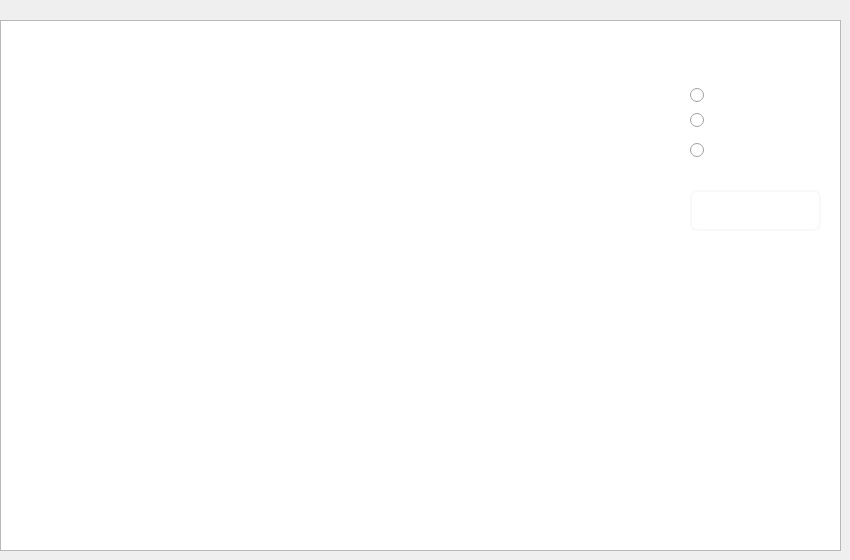
   <widget class="QWidget" name="tab_4">
    <attribute name="title">
     <string>Afficher Commandes</string>
    </attribute>
    <widget class="QTableView" name="view">
     <property name="geometry">
      <rect>
       <x>0</x>
       <y>20</y>
       <width>841</width>
       <height>531</height>
      </rect>
     </property>
     <property name="styleSheet">
      <string notr="true">QTableView
{
    alternate-background-color: #1F1F1F;
    gridline-color: white;
    color: white;

    font: 75 9pt &quot;MS Shell Dlg 2&quot;;
}
QTableView::item 
{
    color: white;
}

QTableView::item:focus
{
    color: gray;
    background: #0063cd;
}
QTableView::item:selected
{
    color: red;
    background: #0063cd;
}

QCheckBox::indicator:checked, QCheckBox::indicator:unchecked{
    color: #b1b1b1;
    background-color: #323232;
    border: 1px solid #b1b1b1;
    border-radius: 1px;
    width: 7px;
    height: 7px;
    margin: 0px 5px 0 5px;
}

    padding-left:10px;
    height:100px;
    width:180px;
    color: #5a5a5a;
    border-bottom :1px solid #f0f0f0;</string>
     </property>
    </widget>
    <widget class="QRadioButton" name="NUM">
     <property name="geometry">
      <rect>
       <x>690</x>
       <y>80</y>
       <width>91</width>
       <height>31</height>
      </rect>
     </property>
     <property name="styleSheet">
      <string notr="true">color: rgb(255, 255, 255);</string>
     </property>
     <property name="text">
      <string>NOM</string>
     </property>
    </widget>
    <widget class="QRadioButton" name="PAIMENT">
     <property name="geometry">
      <rect>
       <x>690</x>
       <y>110</y>
       <width>91</width>
       <height>21</height>
      </rect>
     </property>
     <property name="styleSheet">
      <string notr="true">color: rgb(255, 255, 255);</string>
     </property>
     <property name="text">
      <string>Prenom</string>
     </property>
    </widget>
    <widget class="QRadioButton" name="ID">
     <property name="geometry">
      <rect>
       <x>690</x>
       <y>140</y>
       <width>91</width>
       <height>21</height>
      </rect>
     </property>
     <property name="styleSheet">
      <string notr="true">color: rgb(255, 255, 255);</string>
     </property>
     <property name="text">
      <string>ID</string>
     </property>
    </widget>
    <widget class="QLabel" name="label_4">
     <property name="geometry">
      <rect>
       <x>680</x>
       <y>50</y>
       <width>151</width>
       <height>31</height>
      </rect>
     </property>
     <property name="palette">
      <palette>
       <active>
        <colorrole role="WindowText">
         <brush brushstyle="SolidPattern">
          <color alpha="255">
           <red>255</red>
           <green>255</green>
           <blue>255</blue>
          </color>
         </brush>
        </colorrole>
        <colorrole role="Button">
         <brush brushstyle="SolidPattern">
          <color alpha="0">
           <red>0</red>
           <green>0</green>
           <blue>0</blue>
          </color>
         </brush>
        </colorrole>
        <colorrole role="Light">
         <brush brushstyle="SolidPattern">
          <color alpha="0">
           <red>255</red>
           <green>255</green>
           <blue>255</blue>
          </color>
         </brush>
        </colorrole>
        <colorrole role="Midlight">
         <brush brushstyle="SolidPattern">
          <color alpha="0">
           <red>255</red>
           <green>255</green>
           <blue>255</blue>
          </color>
         </brush>
        </colorrole>
        <colorrole role="Dark">
         <brush brushstyle="SolidPattern">
          <color alpha="0">
           <red>127</red>
           <green>127</green>
           <blue>127</blue>
          </color>
         </brush>
        </colorrole>
        <colorrole role="Mid">
         <brush brushstyle="SolidPattern">
          <color alpha="0">
           <red>170</red>
           <green>170</green>
           <blue>170</blue>
          </color>
         </brush>
        </colorrole>
        <colorrole role="Text">
         <brush brushstyle="SolidPattern">
          <color alpha="255">
           <red>0</red>
           <green>0</green>
           <blue>0</blue>
          </color>
         </brush>
        </colorrole>
        <colorrole role="BrightText">
         <brush brushstyle="SolidPattern">
          <color alpha="255">
           <red>255</red>
           <green>255</green>
           <blue>255</blue>
          </color>
         </brush>
        </colorrole>
        <colorrole role="ButtonText">
         <brush brushstyle="SolidPattern">
          <color alpha="255">
           <red>0</red>
           <green>0</green>
           <blue>0</blue>
          </color>
         </brush>
        </colorrole>
        <colorrole role="Base">
         <brush brushstyle="SolidPattern">
          <color alpha="0">
           <red>0</red>
           <green>0</green>
           <blue>0</blue>
          </color>
         </brush>
        </colorrole>
        <colorrole role="Window">
         <brush brushstyle="SolidPattern">
          <color alpha="0">
           <red>0</red>
           <green>0</green>
           <blue>0</blue>
          </color>
         </brush>
        </colorrole>
        <colorrole role="Shadow">
         <brush brushstyle="SolidPattern">
          <color alpha="255">
           <red>0</red>
           <green>0</green>
           <blue>0</blue>
          </color>
         </brush>
        </colorrole>
        <colorrole role="AlternateBase">
         <brush brushstyle="SolidPattern">
          <color alpha="127">
           <red>255</red>
           <green>255</green>
           <blue>255</blue>
          </color>
         </brush>
        </colorrole>
        <colorrole role="ToolTipBase">
         <brush brushstyle="SolidPattern">
          <color alpha="255">
           <red>255</red>
           <green>255</green>
           <blue>220</blue>
          </color>
         </brush>
        </colorrole>
        <colorrole role="ToolTipText">
         <brush brushstyle="SolidPattern">
          <color alpha="255">
           <red>0</red>
           <green>0</green>
           <blue>0</blue>
          </color>
         </brush>
        </colorrole>
        <colorrole role="PlaceholderText">
         <brush brushstyle="SolidPattern">
          <color alpha="128">
           <red>0</red>
           <green>0</green>
           <blue>0</blue>
          </color>
         </brush>
        </colorrole>
       </active>
       <inactive>
        <colorrole role="WindowText">
         <brush brushstyle="SolidPattern">
          <color alpha="255">
           <red>255</red>
           <green>255</green>
           <blue>255</blue>
          </color>
         </brush>
        </colorrole>
        <colorrole role="Button">
         <brush brushstyle="SolidPattern">
          <color alpha="0">
           <red>0</red>
           <green>0</green>
           <blue>0</blue>
          </color>
         </brush>
        </colorrole>
        <colorrole role="Light">
         <brush brushstyle="SolidPattern">
          <color alpha="0">
           <red>255</red>
           <green>255</green>
           <blue>255</blue>
          </color>
         </brush>
        </colorrole>
        <colorrole role="Midlight">
         <brush brushstyle="SolidPattern">
          <color alpha="0">
           <red>255</red>
           <green>255</green>
           <blue>255</blue>
          </color>
         </brush>
        </colorrole>
        <colorrole role="Dark">
         <brush brushstyle="SolidPattern">
          <color alpha="0">
           <red>127</red>
           <green>127</green>
           <blue>127</blue>
          </color>
         </brush>
        </colorrole>
        <colorrole role="Mid">
         <brush brushstyle="SolidPattern">
          <color alpha="0">
           <red>170</red>
           <green>170</green>
           <blue>170</blue>
          </color>
         </brush>
        </colorrole>
        <colorrole role="Text">
         <brush brushstyle="SolidPattern">
          <color alpha="255">
           <red>0</red>
           <green>0</green>
           <blue>0</blue>
          </color>
         </brush>
        </colorrole>
        <colorrole role="BrightText">
         <brush brushstyle="SolidPattern">
          <color alpha="255">
           <red>255</red>
           <green>255</green>
           <blue>255</blue>
          </color>
         </brush>
        </colorrole>
        <colorrole role="ButtonText">
         <brush brushstyle="SolidPattern">
          <color alpha="255">
           <red>0</red>
           <green>0</green>
           <blue>0</blue>
          </color>
         </brush>
        </colorrole>
        <colorrole role="Base">
         <brush brushstyle="SolidPattern">
          <color alpha="0">
           <red>0</red>
           <green>0</green>
           <blue>0</blue>
          </color>
         </brush>
        </colorrole>
        <colorrole role="Window">
         <brush brushstyle="SolidPattern">
          <color alpha="0">
           <red>0</red>
           <green>0</green>
           <blue>0</blue>
          </color>
         </brush>
        </colorrole>
        <colorrole role="Shadow">
         <brush brushstyle="SolidPattern">
          <color alpha="255">
           <red>0</red>
           <green>0</green>
           <blue>0</blue>
          </color>
         </brush>
        </colorrole>
        <colorrole role="AlternateBase">
         <brush brushstyle="SolidPattern">
          <color alpha="127">
           <red>255</red>
           <green>255</green>
           <blue>255</blue>
          </color>
         </brush>
        </colorrole>
        <colorrole role="ToolTipBase">
         <brush brushstyle="SolidPattern">
          <color alpha="255">
           <red>255</red>
           <green>255</green>
           <blue>220</blue>
          </color>
         </brush>
        </colorrole>
        <colorrole role="ToolTipText">
         <brush brushstyle="SolidPattern">
          <color alpha="255">
           <red>0</red>
           <green>0</green>
           <blue>0</blue>
          </color>
         </brush>
        </colorrole>
        <colorrole role="PlaceholderText">
         <brush brushstyle="SolidPattern">
          <color alpha="128">
           <red>0</red>
           <green>0</green>
           <blue>0</blue>
          </color>
         </brush>
        </colorrole>
       </inactive>
       <disabled>
        <colorrole role="WindowText">
         <brush brushstyle="SolidPattern">
          <color alpha="0">
           <red>127</red>
           <green>127</green>
           <blue>127</blue>
          </color>
         </brush>
        </colorrole>
        <colorrole role="Button">
         <brush brushstyle="SolidPattern">
          <color alpha="0">
           <red>0</red>
           <green>0</green>
           <blue>0</blue>
          </color>
         </brush>
        </colorrole>
        <colorrole role="Light">
         <brush brushstyle="SolidPattern">
          <color alpha="0">
           <red>255</red>
           <green>255</green>
           <blue>255</blue>
          </color>
         </brush>
        </colorrole>
        <colorrole role="Midlight">
         <brush brushstyle="SolidPattern">
          <color alpha="0">
           <red>255</red>
           <green>255</green>
           <blue>255</blue>
          </color>
         </brush>
        </colorrole>
        <colorrole role="Dark">
         <brush brushstyle="SolidPattern">
          <color alpha="0">
           <red>127</red>
           <green>127</green>
           <blue>127</blue>
          </color>
         </brush>
        </colorrole>
        <colorrole role="Mid">
         <brush brushstyle="SolidPattern">
          <color alpha="0">
           <red>170</red>
           <green>170</green>
           <blue>170</blue>
          </color>
         </brush>
        </colorrole>
        <colorrole role="Text">
         <brush brushstyle="SolidPattern">
          <color alpha="0">
           <red>127</red>
           <green>127</green>
           <blue>127</blue>
          </color>
         </brush>
        </colorrole>
        <colorrole role="BrightText">
         <brush brushstyle="SolidPattern">
          <color alpha="255">
           <red>255</red>
           <green>255</green>
           <blue>255</blue>
          </color>
         </brush>
        </colorrole>
        <colorrole role="ButtonText">
         <brush brushstyle="SolidPattern">
          <color alpha="0">
           <red>127</red>
           <green>127</green>
           <blue>127</blue>
          </color>
         </brush>
        </colorrole>
        <colorrole role="Base">
         <brush brushstyle="SolidPattern">
          <color alpha="0">
           <red>0</red>
           <green>0</green>
           <blue>0</blue>
          </color>
         </brush>
        </colorrole>
        <colorrole role="Window">
         <brush brushstyle="SolidPattern">
          <color alpha="0">
           <red>0</red>
           <green>0</green>
           <blue>0</blue>
          </color>
         </brush>
        </colorrole>
        <colorrole role="Shadow">
         <brush brushstyle="SolidPattern">
          <color alpha="255">
           <red>0</red>
           <green>0</green>
           <blue>0</blue>
          </color>
         </brush>
        </colorrole>
        <colorrole role="AlternateBase">
         <brush brushstyle="SolidPattern">
          <color alpha="0">
           <red>255</red>
           <green>255</green>
           <blue>255</blue>
          </color>
         </brush>
        </colorrole>
        <colorrole role="ToolTipBase">
         <brush brushstyle="SolidPattern">
          <color alpha="255">
           <red>255</red>
           <green>255</green>
           <blue>220</blue>
          </color>
         </brush>
        </colorrole>
        <colorrole role="ToolTipText">
         <brush brushstyle="SolidPattern">
          <color alpha="255">
           <red>0</red>
           <green>0</green>
           <blue>0</blue>
          </color>
         </brush>
        </colorrole>
        <colorrole role="PlaceholderText">
         <brush brushstyle="SolidPattern">
          <color alpha="128">
           <red>0</red>
           <green>0</green>
           <blue>0</blue>
          </color>
         </brush>
        </colorrole>
       </disabled>
      </palette>
     </property>
     <property name="font">
      <font>
       <family>MS Shell Dlg 2</family>
       <pointsize>15</pointsize>
       <weight>75</weight>
       <bold>true</bold>
       <stylestrategy>PreferDefault</stylestrategy>
      </font>
     </property>
     <property name="autoFillBackground">
      <bool>false</bool>
     </property>
     <property name="text">
      <string>TRI PAR :</string>
     </property>
    </widget>
    <widget class="QPushButton" name="pushButton">
     <property name="geometry">
      <rect>
       <x>690</x>
       <y>190</y>
       <width>131</width>
       <height>41</height>
      </rect>
     </property>
     <property name="styleSheet">
      <string notr="true">QPushButton{

color: white;
background-color:Transparent;;
border-width: 2px;
border-color: #F9F9F9;
border-style: solid;
border-radius: 7;
padding: 3px;
font-size: 15px;


}</string>
     </property>
     <property name="text">
      <string>Valider</string>
     </property>
    </widget>
   </widget>
